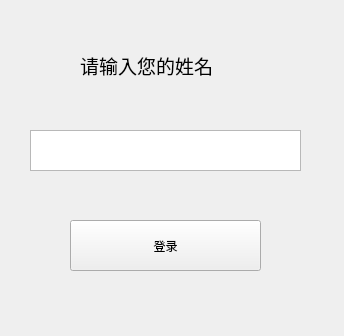
<?xml version="1.0" encoding="UTF-8"?>
<ui version="4.0">
 <class>Form</class>
 <widget class="QWidget" name="Form">
  <property name="geometry">
   <rect>
    <x>0</x>
    <y>0</y>
    <width>344</width>
    <height>336</height>
   </rect>
  </property>
  <property name="windowTitle">
   <string>登录</string>
  </property>
  <widget class="QPushButton" name="pushButton">
   <property name="geometry">
    <rect>
     <x>70</x>
     <y>220</y>
     <width>191</width>
     <height>51</height>
    </rect>
   </property>
   <property name="text">
    <string>登录</string>
   </property>
  </widget>
  <widget class="QLabel" name="label">
   <property name="geometry">
    <rect>
     <x>80</x>
     <y>20</y>
     <width>181</width>
     <height>91</height>
    </rect>
   </property>
   <property name="font">
    <font>
     <family>黑体</family>
     <pointsize>14</pointsize>
    </font>
   </property>
   <property name="text">
    <string>请输入您的姓名</string>
   </property>
   <property name="textFormat">
    <enum>Qt::AutoText</enum>
   </property>
  </widget>
  <widget class="QTextEdit" name="textEdit">
   <property name="geometry">
    <rect>
     <x>30</x>
     <y>130</y>
     <width>271</width>
     <height>41</height>
    </rect>
   </property>
   <property name="font">
    <font>
     <family>黑体</family>
     <pointsize>14</pointsize>
    </font>
   </property>
   <property name="html">
    <string>&lt;!DOCTYPE HTML PUBLIC &quot;-//W3C//DTD HTML 4.0//EN&quot; &quot;http://www.w3.org/TR/REC-html40/strict.dtd&quot;&gt;
&lt;html&gt;&lt;head&gt;&lt;meta name=&quot;qrichtext&quot; content=&quot;1&quot; /&gt;&lt;style type=&quot;text/css&quot;&gt;
p, li { white-space: pre-wrap; }
&lt;/style&gt;&lt;/head&gt;&lt;body style=&quot; font-family:'黑体'; font-size:14pt; font-weight:400; font-style:normal;&quot;&gt;
&lt;p align=&quot;center&quot; style=&quot;-qt-paragraph-type:empty; margin-top:0px; margin-bottom:0px; margin-left:0px; margin-right:0px; -qt-block-indent:0; text-indent:0px;&quot;&gt;&lt;br /&gt;&lt;/p&gt;&lt;/body&gt;&lt;/html&gt;</string>
   </property>
  </widget>
 </widget>
 <resources/>
 <connections/>
</ui>
